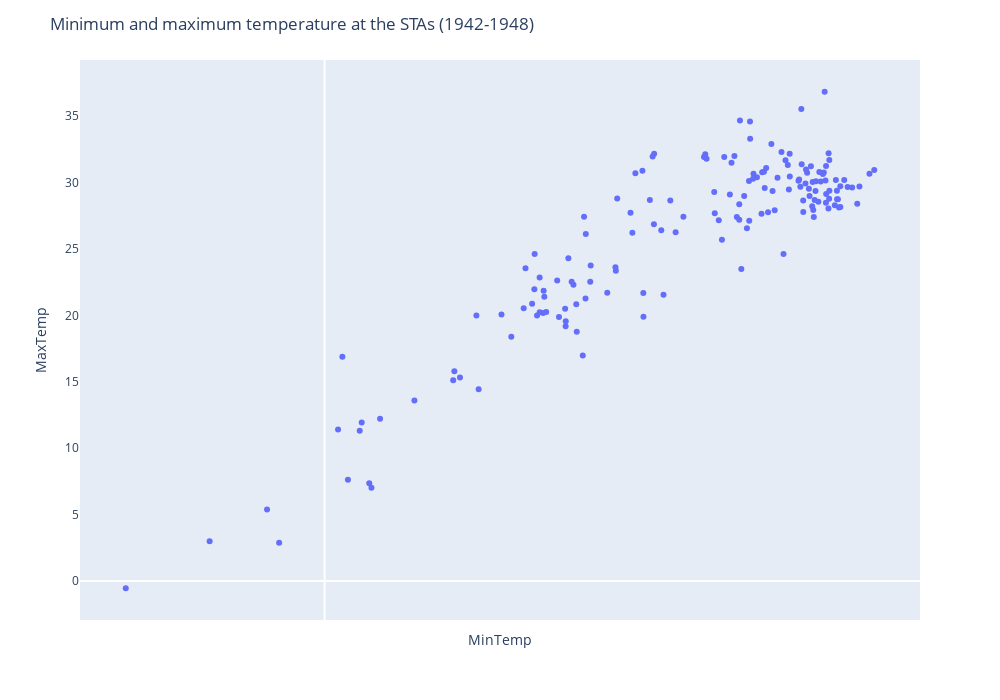

Notebook source saved alongside this figure:
### Code cell
fig=px.scatter(df_Sta,x="MinTemp" ,y="MaxTemp", hover_data=["STA"])
#adding lines to show mean, median, Q3 and Q1
fig.update_layout(width=1000,
                  height=700,
                  xaxis_showgrid=False,
                  yaxis_showgrid=False,
                  autosize=False,
                  title_text='Mean minimum and maximum temperature at the STAs (1940-1945)',
                 )
fig.update_xaxes(showticklabels=False)
fig.show()

### Figure 1 — Plotly figure (JSON) as saved in the notebook; plotly's stock layout.template omitted (floating-point values rounded to 4 significant figures; data arrays with more than 128 entries replaced by an {"elided": "..."} marker saying what was removed)
{"data": [{"customdata": {"elided": "159x1 int values"}, "hovertemplate": "MinTemp=%{x}<br>MaxTemp=%{y}<br>STA=%{customdata[0]}<extra></extra>", "legendgroup": "", "marker": {"color": "#636efa", "symbol": "circle"}, "mode": "markers", "name": "", "orientation": "v", "showlegend": false, "textposition": "top center", "type": "scatter", "x": {"elided": "159 float values"}, "xaxis": "x", "y": {"elided": "159 float values"}, "yaxis": "y"}], "layout": {"autosize": false, "height": 700, "legend": {"tracegroupgap": 0}, "margin": {"t": 60}, "title": {"text": "Minimum and maximum temperature at the STAs (1942-1948)"}, "width": 1000, "xaxis": {"anchor": "y", "domain": [0, 1], "showgrid": false, "showticklabels": false, "title": {"text": "MinTemp"}}, "yaxis": {"anchor": "x", "domain": [0, 1], "showgrid": false, "title": {"text": "MaxTemp"}}}}
